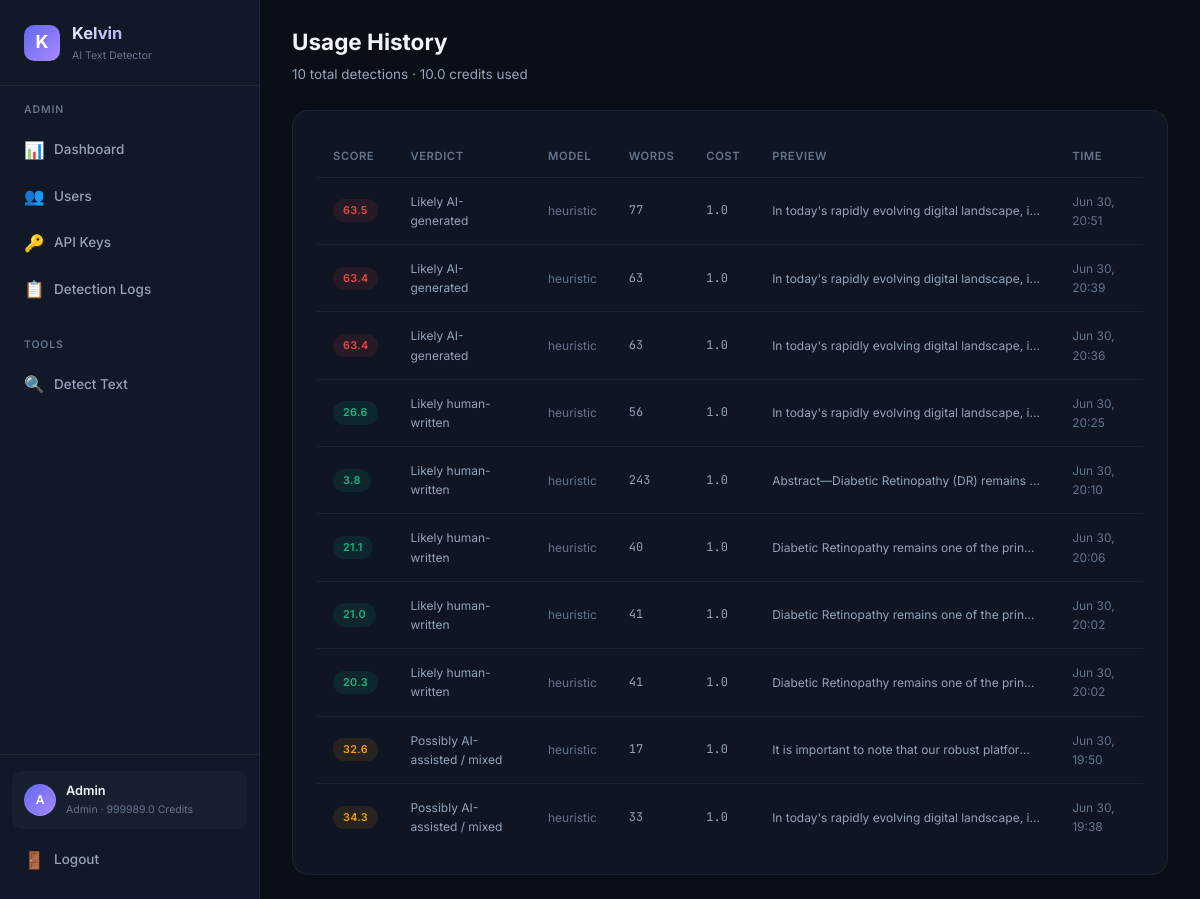
The app's page /dashboard/usage (signed in), older data.
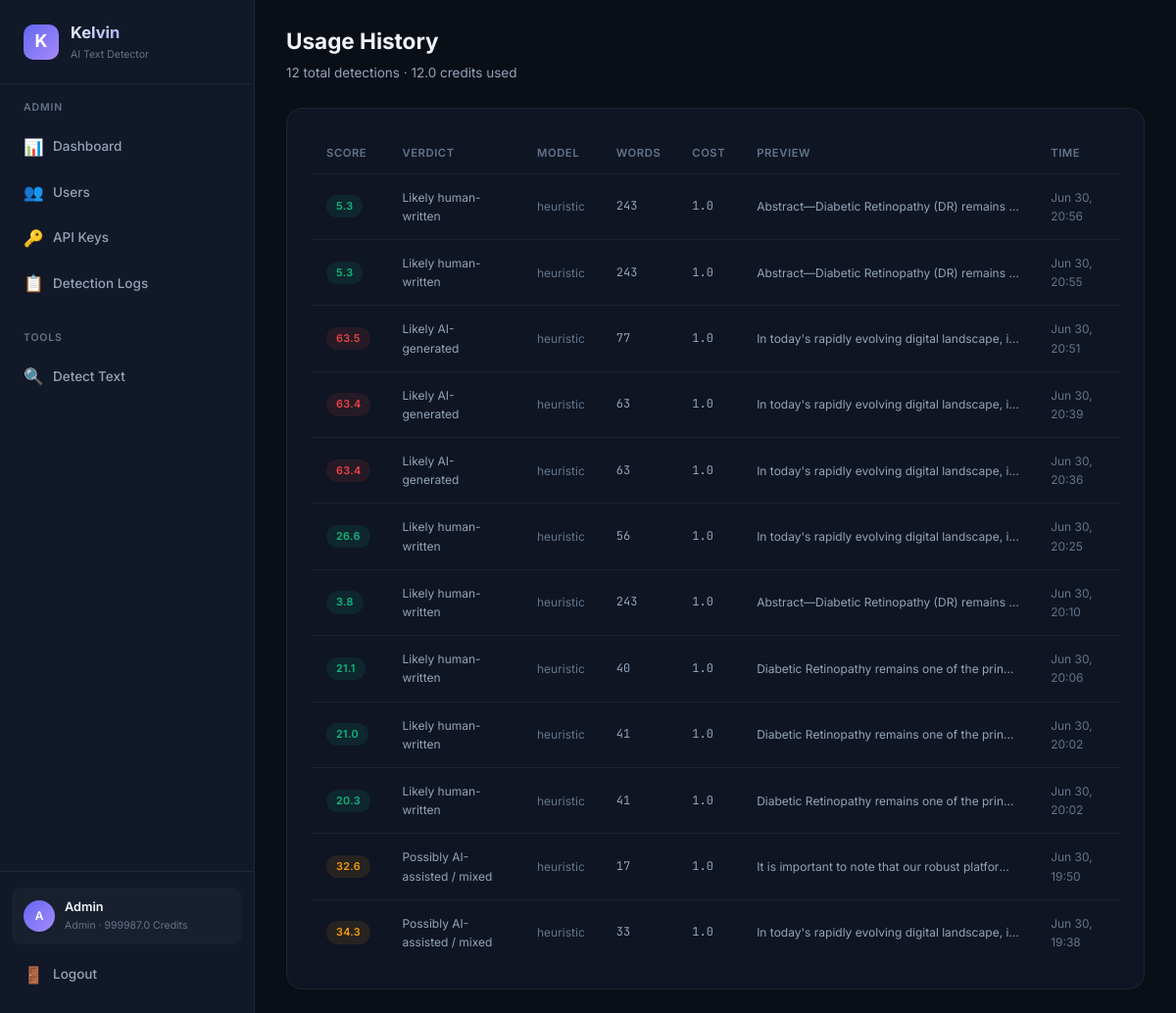
The same page, newer data.
### database.py (models this page shows, shortened)
class User(Base):
    __tablename__ = "users"
    id = Column(Integer, primary_key=True, autoincrement=True)
    email = Column(String(255), unique=True, nullable=False, index=True)
    password_hash = Column(String(255), nullable=False)
    display_name = Column(String(100), nullable=False)
    role = Column(String(20), nullable=False, default="user")  # "admin" or "user"
    balance = Column(Float, nullable=False, default=100.0)
    is_active = Column(Boolean, nullable=False, default=True)
    created_at = Column(DateTime, nullable=False, default=datetime.utcnow)
    api_keys = relationship("APIKeyRecord", back_populates="user", lazy="dynamic")
    detection_logs = relationship("DetectionLog", back_populates="user", lazy="dynamic")
    transactions = relationship("BalanceTransaction", back_populates="user", lazy="dynamic")

class DetectionLog(Base):
    __tablename__ = "detection_logs"
    id = Column(Integer, primary_key=True, autoincrement=True)
    user_id = Column(Integer, ForeignKey("users.id"), nullable=False, index=True)
    api_key_id = Column(Integer, ForeignKey("api_keys.id"), nullable=True)
    input_text = Column(Text, nullable=False)
    output_json = Column(Text, nullable=False)  # JSON string
    score = Column(Float, nullable=True)
    verdict = Column(String(50), nullable=True)
    model_used = Column(String(30), nullable=True)
    cost = Column(Float, nullable=False, default=1.0)
    word_count = Column(Integer, nullable=True)
    ip_address = Column(String(45), nullable=True)
    created_at = Column(DateTime, nullable=False, default=datetime.utcnow)
    user = relationship("User", back_populates="detection_logs")
    api_key = relationship("APIKeyRecord", back_populates="detection_logs")
    __table_args__ = (
        Index("idx_logs_user_created", "user_id", "created_at"),
    )

### detect-ai.py (the view)
@app.get("/dashboard/usage", response_class=HTMLResponse)
async def user_usage_page(request: Request, db: Session = Depends(get_db_session)):
    user = _require_web_user(request, db)
    logs = db.query(DetectionLog).filter(DetectionLog.user_id == user.id).order_by(desc(DetectionLog.created_at)).limit(100).all()
    total = db.query(func.count(DetectionLog.id)).filter(DetectionLog.user_id == user.id).scalar()
    total_cost = db.query(func.sum(DetectionLog.cost)).filter(DetectionLog.user_id == user.id).scalar() or 0
    return _render(request, db, "user/usage.html", logs=logs, total=total, total_cost=total_cost)

### templates/user/usage.html (shortened to what this page needs)
{% extends "base.html" %}
{% set active_page = 'user-usage' %}
{% block page_header %}
<div class="page-header">
    <h2>Usage History</h2>
    <p>{{ total }} total detections · {{ total_cost | round(1) }} credits used</p>
</div>
{% endblock %}
{% block content %}
<div class="card">
    {% if logs %}
    <div class="table-container">
        <table>
            <thead>
                <tr>
                    <th>Score</th>
                    <th>Verdict</th>
                    <th>Model</th>
                    <th>Words</th>
                    <th>Cost</th>
                    <th>Preview</th>
                    <th>Time</th>
                </tr>
            </thead>
            <tbody>
                {% for log in logs %}
                <tr>
                    <td>
                        <span class="badge {% if log.score and log.score >= 60 %}badge-red{% elif log.score and log.score >= 30 %}badge-yellow{% else %}badge-green{% endif %}">
                            {{ log.score | round(1) if log.score else '—' }}
                        </span>
                    </td>
                    <td class="text-sm">{{ log.verdict or '—' }}</td>
                    <td class="text-sm text-muted">{{ log.model_used or '—' }}</td>
                    <td class="text-mono text-sm">{{ log.word_count or '—' }}</td>
                    <td class="text-mono text-sm">{{ log.cost }}</td>
                    <td class="truncate text-sm">{{ log.input_text[:80] }}{% if log.input_text|length > 80 %}...{% endif %}</td>
                    <td class="text-sm text-muted">{{ log.created_at.strftime('%b %d, %H:%M') if log.created_at else '—' }}</td>
                </tr>
                {% endfor %}
            </tbody>
        </table>
    </div>
    {% else %}
    <div class="empty-state">
        <div class="empty-icon">📈</div>
        <h3>No usage yet</h3>
        <p>Your detection history will appear here.</p>
    </div>
    {% endif %}
</div>
{% endblock %}

### templates/base.html (shortened to what this page needs)
<!DOCTYPE html>
<html lang="en">
<head>
    <link rel="stylesheet" href="/static/css/style.css?v=4">
</head>
<body>
    {% block body %}
    <div class="app-layout">
        <aside class="sidebar">
            <div class="sidebar-brand">
                <div class="brand-icon">K</div>
                <div>
                    <h1>Kelvin</h1>
                    <div class="brand-version">AI Text Detector</div>
                </div>
            </div>
            <nav class="sidebar-nav">
                {% if user and user.role == 'admin' %}
                <div class="nav-section">
                    <div class="nav-section-title">Admin</div>
                    <a href="/admin/dashboard" class="nav-link {% if active_page == 'admin-dashboard' %}active{% endif %}">
                        <span class="nav-icon">📊</span> Dashboard
                    </a>
                    <a href="/admin/users" class="nav-link {% if active_page == 'admin-users' %}active{% endif %}">
                        <span class="nav-icon">👥</span> Users
                    </a>
                    <a href="/admin/keys" class="nav-link {% if active_page == 'admin-keys' %}active{% endif %}">
                        <span class="nav-icon">🔑</span> API Keys
                    </a>
                    <a href="/admin/logs" class="nav-link {% if active_page == 'admin-logs' %}active{% endif %}">
                        <span class="nav-icon">📋</span> Detection Logs
                    </a>
                </div>
                <div class="nav-section">
                    <div class="nav-section-title">Tools</div>
                    <a href="/dashboard/detect" class="nav-link {% if active_page == 'detect' %}active{% endif %}">
                        <span class="nav-icon">🔍</span> Detect Text
                    </a>
                </div>
                {% endif %}
            </nav>
            {% if user %}
            <div class="sidebar-footer">
                <div class="sidebar-user">
                    <div class="user-avatar">{{ user.display_name[0] | upper }}</div>
                    <div class="user-info">
                        <div class="user-name">{{ user.display_name }}</div>
                        <div class="user-role">{{ user.role }} · {{ user.balance | round(1) }} credits</div>
                    </div>
                </div>
                <a href="/logout" class="nav-link" style="margin-top: 8px;">
                    <span class="nav-icon">🚪</span> Logout
                </a>
            </div>
            {% endif %}
        </aside>
        <main class="main-content">
            {% block page_header %}{% endblock %}
            <div class="page-body">
                {% block content %}{% endblock %}
            </div>
        </main>
    </div>
    {% endblock %}
</body>
</html>

Row changes from the older to the newer data that the page shows:
changed User "Admin": balance "999989.0" → "999987.0"
added DetectionLog: score "5.3", verdict "Likely human-written", model_used "heuristic", word_count "243", cost "1.0", input_text "Abstract—Diabetic Retinopathy (DR) remains…", created_at "Jun 30, 20:56"
added DetectionLog: score "5.3", verdict "Likely human-written", model_used "heuristic", word_count "243", cost "1.0", input_text "Abstract—Diabetic Retinopathy (DR) remains…", created_at "Jun 30, 20:55"
Text that changed along with them:
{{ total }}: "10" → "12"
{{ total_cost | round(1) }}: "10.0" → "12.0"
